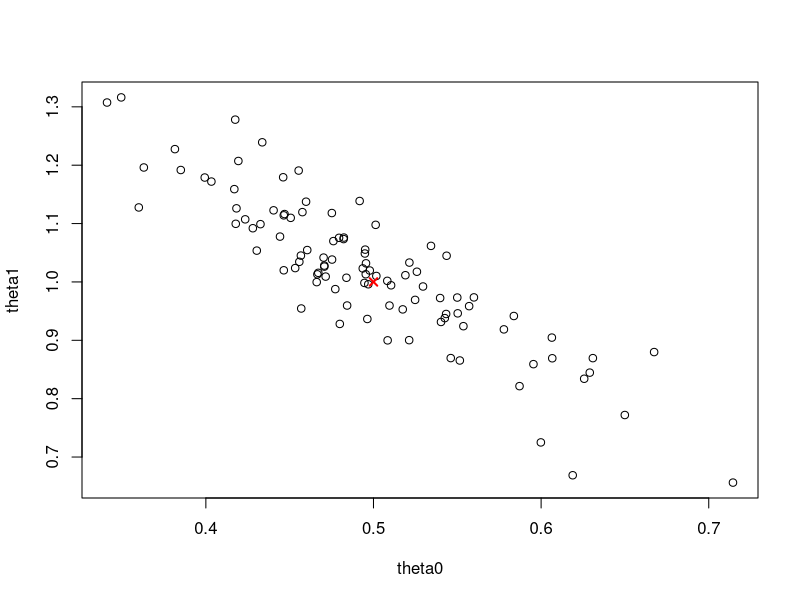

R code for this plot:
theta <- c(0.5, 1)
sigma <- 0.1

n <- 10

sample.theta <- function() {
  xs <- runif(n)
  ys <- theta[1] + theta[2]*xs + rnorm(n, sd = sigma)
  m <- lm(ys ~ xs)
  
  m$coefficients
}

nsims <- 100
theta0 <- vector(length = nsims)
theta1 <- vector(length = nsims)
for (k in 1:nsims) {
  coefs <- sample.theta()
  theta0[k] = coefs[1]
  theta1[k] = coefs[2]
}

plot(theta0, theta1)
points(theta[1], theta[2], pch=4, col="red", lwd=2)
  
